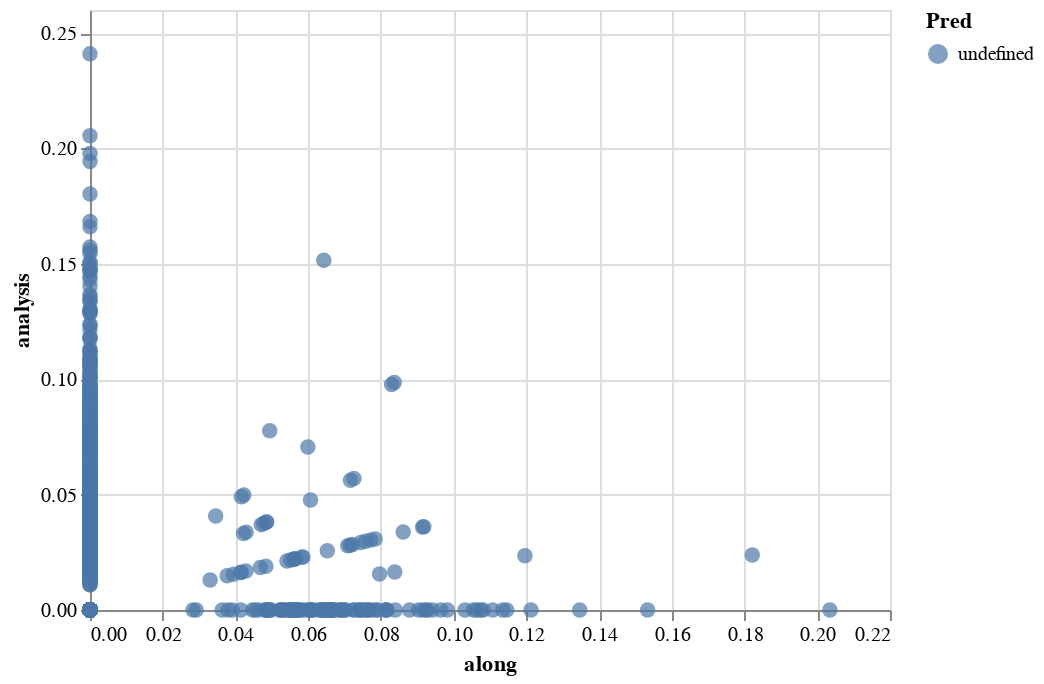

Notebook source saved alongside this figure:
### Code cell
alt.Chart(sample).mark_circle(size=60).encode(
    x="along:Q",
    y="analysis:Q",
    color="Pred:N"
)

### Figure 1 — Vega-Lite specification as saved in the notebook (floating-point values rounded to 4 significant figures; data arrays with more than 128 entries replaced by an {"elided": "..."} marker saying what was removed)
{"config": {"view": {"continuousWidth": 400, "continuousHeight": 300}}, "data": {"name": "data-58c820a2633e683ae0f68666a8a20ebc"}, "mark": {"type": "circle", "size": 60}, "encoding": {"color": {"type": "nominal", "field": "Pred"}, "x": {"type": "quantitative", "field": "along"}, "y": {"type": "quantitative", "field": "analysis"}}, "$schema": "https://vega.github.io/schema/vega-lite/v4.8.1.json", "datasets": {"data-58c820a2633e683ae0f68666a8a20ebc": {"elided": "3035 records"}}}
